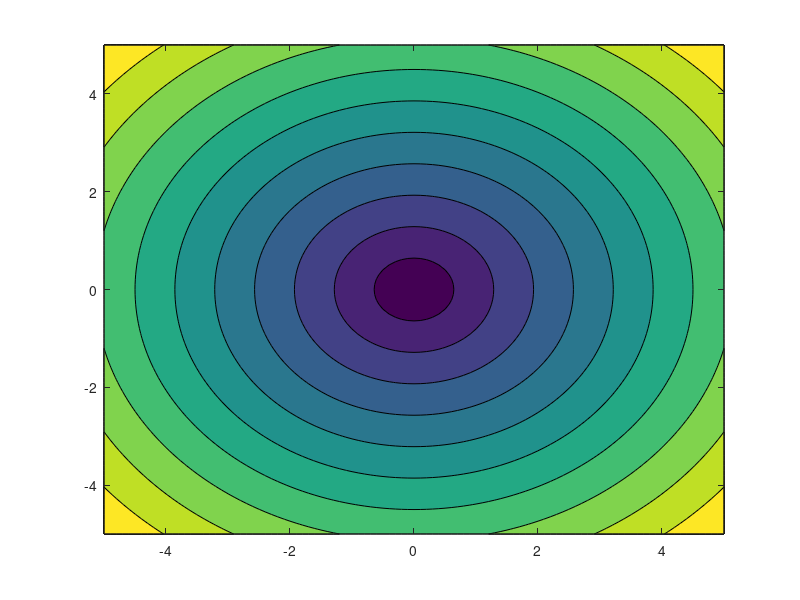

Reproduce this figure in MATLAB.
clear

%%

v_max = 1;
u_max = 1;

[q_10, q_20] = meshgrid(-5:0.1:5,-5:0.1:5);

tf = sqrt((q_10./v_max).^2 + (q_20./u_max).^2);

figure
contourf(q_10,q_20,tf)